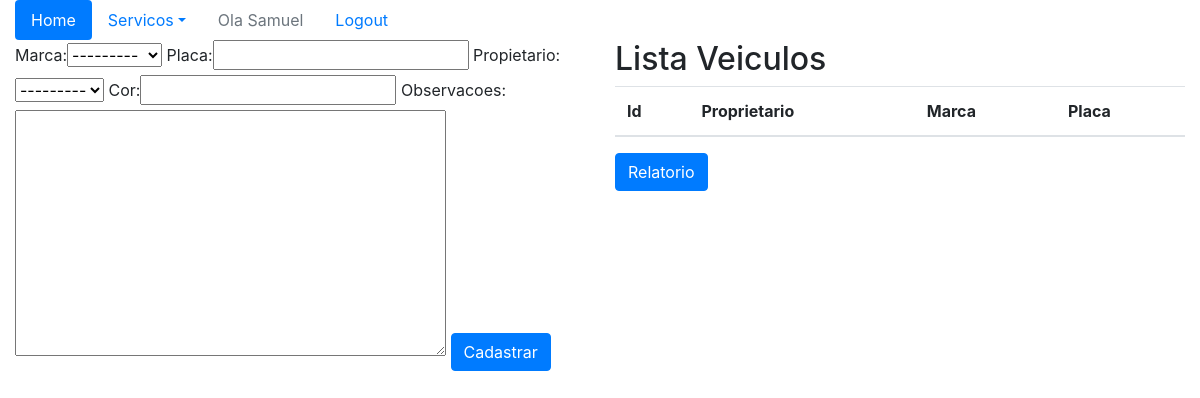
The app's page /sistema/veiculos/ (signed in), older data.
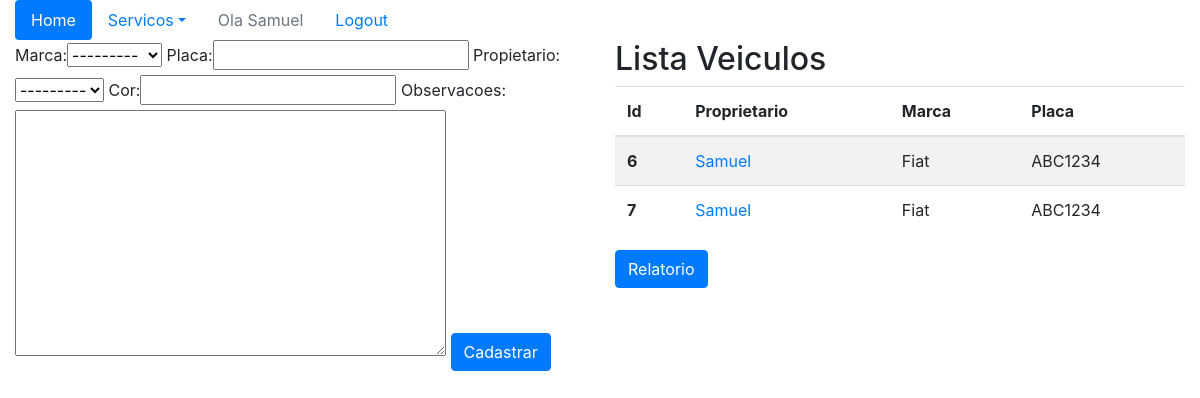
The same page, newer data.
### core/models.py (models this page shows, shortened)
class Veiculo(models.Model):
    marca = models.ForeignKey(Marca, on_delete=models.CASCADE)
    placa = models.CharField(max_length=100)
    propietario = models.ForeignKey(Pessoa, on_delete=models.CASCADE)
    cor = models.CharField(max_length=100)
    observacoes = models.TextField()

class Pessoa(models.Model):
    nome = models.CharField(max_length=100)
    endereco = models.CharField(max_length=200)
    telefone = models.CharField(max_length=20)
    def __str__(self):
        return self.nome

class Marca(models.Model):
    nome = models.CharField(max_length=50)
    def __str__(self):
        return self.nome

### core/views.py (the view)
@login_required
def lista_veiculos(request):
    veiculos = Veiculo.objects.all()
    form = VeiculoForm()
    data = {'veiculos': veiculos, 'form': form}
    return render(request, 'core/lista_veiculos.html', data)

### core/forms.py
class VeiculoForm(ModelForm):
    class Meta:
        model = Veiculo
        fields = '__all__'

### core/templates/core/lista_veiculos.html (shortened to what this page needs)
{% extends "base.html" %}
{% load bootstrap %}
{% block menu %}
<ul class="nav nav-pills">
    <li class="nav-item">
        <a class="nav-link active" href="{% url 'core_home' %}">Home</a>
    </li>
    <li class="nav-item dropdown">
        <a class="nav-link dropdown-toggle" data-toggle="dropdown" href="#" role="button" aria-haspopup="true"
            aria-expanded="false">Servicos</a>
    </li>
    {% if user.is_authenticated %}
    <li class="nav-item">
        <a class="nav-link disabled" href="#">Ola {{ user }}</a>
    </li>
    <li class="nav-item">
        <a class="nav-link" href="{% url 'logout' %}">Logout</a>
    </li>
    {% else %}
        <li class="nav-item">
            <a class="nav-link" href="{% url 'login' %}">Login</a>
        </li>
    {% endif %}
    </ul>
{% endblock %}
{% block main %}
    <div class="row">
        <div class="col-6">
            <form action="{% url 'core_add_veiculos' %}" method="post">
                {{ form|bootstrap }}
                <button type="submit" class="btn btn-primary">Cadastrar</button>
            </form>
        </div>
        <div class="col-6">
            <h2>Lista Veiculos</h2>
            <table class="table table-striped">
                <thead>
                    <tr>
                    <th scope="col">Id</th>
                    <th scope="col">Proprietario</th>
                    <th scope="col">Marca</th>
                    <th scope="col">Placa</th>
                    </tr>
                </thead>
                <tbody>
                    {% for veiculo in veiculos %}
                    <tr>
                    <th scope="row">{{veiculo.id}}</th>
                    <td><a href="{% url 'core_veiculo_update' veiculo.id %}">{{veiculo.propietario}}</a></td>
                    <td>{{veiculo.marca}}</td>
                    <td>{{veiculo.placa}}</td>
                    </tr>
                    {% endfor %}
                </tbody>
            </table>
        <a class="btn btn-primary" href="{% url 'relatorio_veiculo' %}">Relatorio</a>
        </div>
    </div>
{% endblock %}

Row changes from the older to the newer data that the page shows:
added Veiculo: id "6", propietario "Samuel", marca "Fiat", placa "ABC1234"
added Veiculo: id "7", propietario "Samuel", marca "Fiat", placa "ABC1234"
